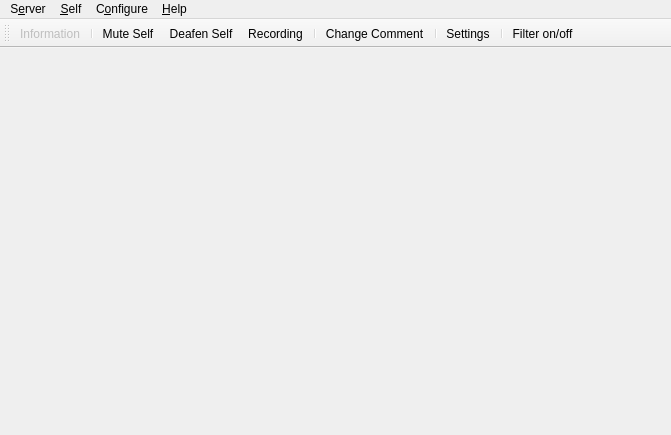
<?xml version="1.0" encoding="UTF-8"?>
<ui version="4.0">
 <class>MainWindow</class>
 <widget class="QMainWindow" name="MainWindow">
  <property name="geometry">
   <rect>
    <x>0</x>
    <y>0</y>
    <width>671</width>
    <height>435</height>
   </rect>
  </property>
  <property name="windowTitle">
   <string>Mumble</string>
  </property>
  <property name="dockOptions">
   <set>QMainWindow::AllowNestedDocks|QMainWindow::AnimatedDocks</set>
  </property>
  <property name="unifiedTitleAndToolBarOnMac">
   <bool>true</bool>
  </property>
  <widget class="UserView" name="qtvUsers">
   <property name="contextMenuPolicy">
    <enum>Qt::CustomContextMenu</enum>
   </property>
   <property name="acceptDrops">
    <bool>true</bool>
   </property>
   <property name="dragEnabled">
    <bool>true</bool>
   </property>
   <property name="rootIsDecorated">
    <bool>false</bool>
   </property>
   <property name="uniformRowHeights">
    <bool>true</bool>
   </property>
   <property name="headerHidden">
    <bool>true</bool>
   </property>
   <attribute name="headerVisible">
    <bool>false</bool>
   </attribute>
  </widget>
  <widget class="QMenuBar" name="menubar">
   <property name="geometry">
    <rect>
     <x>0</x>
     <y>0</y>
     <width>671</width>
     <height>21</height>
    </rect>
   </property>
   <widget class="QMenu" name="qmConfig">
    <property name="title">
     <string>C&amp;onfigure</string>
    </property>
    <addaction name="qaConfigDialog"/>
   </widget>
   <widget class="QMenu" name="qmHelp">
    <property name="title">
     <string>&amp;Help</string>
    </property>
    <addaction name="qaHelpWhatsThis"/>
    <addaction name="separator"/>
    <addaction name="qaHelpAbout"/>
    <addaction name="qaHelpAboutQt"/>
    <addaction name="separator"/>
    <addaction name="qaHelpVersionCheck"/>
   </widget>
   <widget class="QMenu" name="qmServer">
    <property name="title">
     <string>S&amp;erver</string>
    </property>
   </widget>
   <widget class="QMenu" name="qmSelf">
    <property name="title">
     <string>&amp;Self</string>
    </property>
    <addaction name="qaAudioMute"/>
    <addaction name="qaAudioDeaf"/>
    <addaction name="qaSelfPrioritySpeaker"/>
    <addaction name="separator"/>
    <addaction name="qaRecording"/>
    <addaction name="separator"/>
    <addaction name="qaSelfComment"/>
    <addaction name="qaServerTexture"/>
    <addaction name="qaServerTextureRemove"/>
    <addaction name="separator"/>
    <addaction name="qaSelfRegister"/>
    <addaction name="qaAudioStats"/>
   </widget>
   <addaction name="qmServer"/>
   <addaction name="qmSelf"/>
   <addaction name="qmConfig"/>
   <addaction name="qmHelp"/>
  </widget>
<!-- RM_DEBUG
  <widget class="QDockWidget" name="qdwLog">
   <property name="minimumSize">
    <size>
     <width>250</width>
     <height>93</height>
    </size>
   </property>
   <property name="features">
    <set>QDockWidget::DockWidgetClosable|QDockWidget::DockWidgetMovable</set>
   </property>
   <property name="windowTitle">
    <string>Log</string>
   </property>
   <attribute name="dockWidgetArea">
    <number>1</number>
   </attribute>
   <widget class="LogTextBrowser" name="qteLog">
    <property name="contextMenuPolicy">
     <enum>Qt::CustomContextMenu</enum>
    </property>
    <property name="whatsThis">
     <string>This shows all recent activity. Connecting to servers, errors and information messages all show up here.&lt;br /&gt;To configure exactly which messages show up here, use the &lt;b&gt;Settings&lt;/b&gt; command from the menu.</string>
    </property>
    <property name="openLinks">
     <bool>false</bool>
    </property>
   </widget>
  </widget>
-->
<!-- RM_DEBUG
  <widget class="QDockWidget" name="qdwChat">
   <property name="sizePolicy">
    <sizepolicy hsizetype="Preferred" vsizetype="Preferred">
     <horstretch>0</horstretch>
     <verstretch>0</verstretch>
    </sizepolicy>
   </property>
   <property name="toolTip">
    <string/>
   </property>
   <property name="whatsThis">
    <string>This is the chatbar&lt;br /&gt;If you enter text here and then press enter the text is sent to the user or channel that was selected. If nothing is selected the message is sent to your current channel.</string>
   </property>
   <property name="features">
    <set>QDockWidget::DockWidgetClosable|QDockWidget::DockWidgetMovable</set>
   </property>
   <property name="windowTitle">
    <string>Chatbar</string>
   </property>
   <attribute name="dockWidgetArea">
    <number>1</number>
   </attribute>
   <widget class="ChatbarTextEdit" name="qteChat">
    <property name="sizePolicy">
     <sizepolicy hsizetype="Expanding" vsizetype="MinimumExpanding">
      <horstretch>0</horstretch>
      <verstretch>0</verstretch>
     </sizepolicy>
    </property>
    <property name="maximumSize">
     <size>
      <width>16777215</width>
      <height>16777215</height>
     </size>
    </property>
    <property name="acceptRichText">
     <bool>false</bool>
    </property>
   </widget>
  </widget>
-->
  <widget class="QToolBar" name="qtIconToolbar">
   <property name="windowTitle">
    <string>Icon Toolbar</string>
   </property>
   <attribute name="toolBarArea">
    <enum>TopToolBarArea</enum>
   </attribute>
   <attribute name="toolBarBreak">
    <bool>false</bool>
   </attribute>
<!-- RM_DEBUG
   <addaction name="qaServerConnect"/>
-->
   <addaction name="qaServerInformation"/>
   <addaction name="separator"/>
   <addaction name="qaAudioMute"/>
   <addaction name="qaAudioDeaf"/>
   <addaction name="qaRecording"/>
   <addaction name="separator"/>
   <addaction name="qaSelfComment"/>
   <addaction name="separator"/>
   <addaction name="qaConfigDialog"/>
   <addaction name="separator"/>
   <addaction name="qaFilterToggle"/>
  </widget>
  <action name="qaQuit">
   <property name="text">
    <string>&amp;Quit Mumble</string>
   </property>
   <property name="toolTip">
    <string>Closes the program</string>
   </property>
   <property name="whatsThis">
    <string>Exits the application.</string>
   </property>
   <property name="shortcut">
    <string>Ctrl+Q</string>
   </property>
  </action>
  <action name="qaHide">
   <property name="text">
    <string>&amp;Hide Mumble</string>
   </property>
   <property name="toolTip">
    <string>Hides the main Mumble window.</string>
   </property>
   <property name="whatsThis">
    <string>Hides the main Mumble window. Restore by clicking on the tray icon or starting Mumble again.</string>
   </property>
  </action>
<!-- RM_DEBUG
  <action name="qaServerConnect">
   <property name="icon">
    <iconset>
     <normaloff>skin:categories/applications-internet.svg</normaloff>skin:categories/applications-internet.svg</iconset>
   </property>
   <property name="text">
    <string>&amp;Connect...</string>
   </property>
   <property name="toolTip">
    <string>Open the server connection dialog</string>
   </property>
   <property name="whatsThis">
    <string>Shows a dialog of registered servers, and also allows quick-connect.</string>
   </property>
   <property name="iconVisibleInMenu">
    <bool>false</bool>
   </property>
  </action>
  <action name="qaServerDisconnect">
   <property name="enabled">
    <bool>false</bool>
   </property>
   <property name="text">
    <string>&amp;Disconnect</string>
   </property>
   <property name="toolTip">
    <string>Disconnect from server</string>
   </property>
   <property name="whatsThis">
    <string>Disconnects you from the server.</string>
   </property>
  </action>
-->
  <action name="qaServerBanList">
   <property name="enabled">
    <bool>false</bool>
   </property>
   <property name="text">
    <string>&amp;Ban list...</string>
   </property>
   <property name="toolTip">
    <string>Edit ban list on server</string>
   </property>
   <property name="whatsThis">
    <string>This lets you edit the server-side IP ban list.</string>
   </property>
  </action>
  <action name="qaServerInformation">
   <property name="enabled">
    <bool>false</bool>
   </property>
   <property name="icon">
    <iconset>
     <normaloff>skin:Information_icon.svg</normaloff>skin:Information_icon.svg</iconset>
   </property>
   <property name="text">
    <string>&amp;Information...</string>
   </property>
   <property name="toolTip">
    <string>Show information about the server connection</string>
   </property>
   <property name="whatsThis">
    <string>This will show extended information about the connection to the server.</string>
   </property>
   <property name="iconVisibleInMenu">
    <bool>false</bool>
   </property>
  </action>
  <action name="qaUserKick">
   <property name="text">
    <string>&amp;Kick...</string>
   </property>
   <property name="toolTip">
    <string>Kick user (with reason)</string>
   </property>
   <property name="whatsThis">
    <string>Kick selected user off server. You'll be asked to specify a reason.</string>
   </property>
  </action>
  <action name="qaUserMute">
   <property name="checkable">
    <bool>true</bool>
   </property>
   <property name="text">
    <string>&amp;Mute</string>
   </property>
   <property name="toolTip">
    <string>Mute user</string>
   </property>
   <property name="whatsThis">
    <string>Mute or unmute user on server. Unmuting a deafened user will also undeafen them.</string>
   </property>
  </action>
  <action name="qaUserBan">
   <property name="text">
    <string>&amp;Ban...</string>
   </property>
   <property name="toolTip">
    <string>Kick and ban user (with reason)</string>
   </property>
   <property name="whatsThis">
    <string>Kick and ban selected user from server. You'll be asked to specify a reason.</string>
   </property>
  </action>
  <action name="qaUserDeaf">
   <property name="checkable">
    <bool>true</bool>
   </property>
   <property name="text">
    <string>&amp;Deafen</string>
   </property>
   <property name="toolTip">
    <string>Deafen user</string>
   </property>
   <property name="whatsThis">
    <string>Deafen or undeafen user on server. Deafening a user will also mute them.</string>
   </property>
  </action>
  <action name="qaUserLocalIgnore">
   <property name="checkable">
    <bool>true</bool>
   </property>
   <property name="text">
    <string>Ignore Messages</string>
   </property>
   <property name="toolTip">
    <string>Locally ignore user's text chat messages.</string>
   </property>
   <property name="whatsThis">
    <string>Silently drops all text messages from the user.</string>
   </property>
  </action>
  <action name="qaUserLocalVolume">
   <property name="text">
    <string>Local Volume Adjustment...</string>
   </property>
   <property name="toolTip">
    <string>Locally adjust the user's speech volume.</string>
   </property>
   <property name="whatsThis">
    <string>Opens a dialog with a volume slider. Use this on other users in the same room.</string>
   </property>
  </action>
  <action name="qaUserLocalMute">
   <property name="checkable">
    <bool>true</bool>
   </property>
   <property name="text">
    <string>&amp;Local Mute</string>
   </property>
   <property name="toolTip">
    <string>Mute user locally</string>
   </property>
   <property name="whatsThis">
    <string>Mute or unmute user locally. Use this on other users in the same room.</string>
   </property>
  </action>
<!-- RM_DEBUG
  <action name="qaUserTextMessage">
   <property name="text">
    <string>Send &amp;Message...</string>
   </property>
   <property name="toolTip">
    <string>Send a Text Message</string>
   </property>
   <property name="whatsThis">
    <string>Sends a text message to another user.</string>
   </property>
  </action>
-->
  <action name="qaChannelAdd">
   <property name="text">
    <string>&amp;Add...</string>
   </property>
   <property name="toolTip">
    <string>Add new channel</string>
   </property>
   <property name="whatsThis">
    <string>This adds a new sub-channel to the currently selected channel.</string>
   </property>
  </action>
  <action name="qaChannelRemove">
   <property name="text">
    <string>&amp;Remove...</string>
   </property>
   <property name="toolTip">
    <string>Remove channel</string>
   </property>
   <property name="whatsThis">
    <string>This removes a channel and all sub-channels.</string>
   </property>
  </action>
  <action name="qaChannelACL">
   <property name="text">
    <string>&amp;Edit...</string>
   </property>
   <property name="toolTip">
    <string>Edit Groups and ACL for channel</string>
   </property>
   <property name="whatsThis">
    <string>This opens the Group and ACL dialog for the channel, to control permissions.</string>
   </property>
  </action>
  <action name="qaChannelLink">
   <property name="text">
    <string>&amp;Link</string>
   </property>
   <property name="toolTip">
    <string>Link your channel to another channel</string>
   </property>
   <property name="whatsThis">
    <string>This links your current channel to the selected channel. If users in a channel have permission to speak in the other channel, users can now hear each other. This is a permanent link, and will last until manually unlinked or the server is restarted. Please see the shortcuts for push-to-link.</string>
   </property>
  </action>
  <action name="qaChannelUnlink">
   <property name="text">
    <string comment="Channel">&amp;Unlink</string>
   </property>
   <property name="toolTip">
    <string>Unlink your channel from another channel</string>
   </property>
   <property name="whatsThis">
    <string>This unlinks your current channel from the selected channel.</string>
   </property>
  </action>
  <action name="qaChannelUnlinkAll">
   <property name="text">
    <string>&amp;Unlink All</string>
   </property>
   <property name="toolTip">
    <string>Unlinks your channel from all linked channels.</string>
   </property>
   <property name="whatsThis">
    <string>This unlinks your current channel (not the selected one) from all linked channels.</string>
   </property>
  </action>
  <action name="qaAudioReset">
   <property name="text">
    <string>&amp;Reset</string>
   </property>
   <property name="toolTip">
    <string>Reset audio preprocessor</string>
   </property>
   <property name="whatsThis">
    <string>This will reset the audio preprocessor, including noise cancellation, automatic gain and voice activity detection. If something suddenly worsens the audio environment (like dropping the microphone) and it was temporary, use this to avoid having to wait for the preprocessor to readjust.</string>
   </property>
  </action>
  <action name="qaAudioMute">
   <property name="checkable">
    <bool>true</bool>
   </property>
   <property name="icon">
    <iconset>
     <normaloff>skin:actions/audio-input-microphone.svg</normaloff>
     <normalon>skin:actions/audio-input-microphone-muted.svg</normalon>
     <activeon>skin:actions/audio-input-microphone-muted.svg</activeon>skin:actions/audio-input-microphone.svg</iconset>
   </property>
   <property name="text">
    <string>&amp;Mute Self</string>
   </property>
   <property name="toolTip">
    <string>Mute yourself</string>
   </property>
   <property name="whatsThis">
    <string>Mute or unmute yourself. When muted, you will not send any data to the server. Unmuting while deafened will also undeafen.</string>
   </property>
   <property name="iconVisibleInMenu">
    <bool>false</bool>
   </property>
  </action>
  <action name="qaAudioDeaf">
   <property name="checkable">
    <bool>true</bool>
   </property>
   <property name="icon">
    <iconset>
     <normaloff>skin:self_undeafened.svg</normaloff>
     <normalon>skin:deafened_self.svg</normalon>
     <activeon>skin:deafened_self.svg</activeon>skin:self_undeafened.svg</iconset>
   </property>
   <property name="text">
    <string>&amp;Deafen Self</string>
   </property>
   <property name="toolTip">
    <string>Deafen yourself</string>
   </property>
   <property name="whatsThis">
    <string>Deafen or undeafen yourself. When deafened, you will not hear anything. Deafening yourself will also mute.</string>
   </property>
   <property name="iconVisibleInMenu">
    <bool>false</bool>
   </property>
  </action>
<!-- RM_DEBUG
  <action name="qaAudioTTS">
   <property name="checkable">
    <bool>true</bool>
   </property>
   <property name="text">
    <string>&amp;Text-To-Speech</string>
   </property>
   <property name="toolTip">
    <string>Toggle Text-To-Speech</string>
   </property>
   <property name="whatsThis">
    <string>Enable or disable the text-to-speech engine. Only messages enabled for TTS in the Configuration dialog will actually be spoken.</string>
   </property>
  </action>
-->
  <action name="qaAudioStats">
   <property name="text">
    <string>Audio S&amp;tatistics...</string>
   </property>
   <property name="toolTip">
    <string>Display audio statistics</string>
   </property>
   <property name="whatsThis">
    <string>Pops up a small dialog with information about your current audio input.</string>
   </property>
  </action>
  <action name="qaAudioUnlink">
   <property name="text">
    <string>&amp;Unlink Plugins</string>
   </property>
   <property name="toolTip">
    <string>Forcibly unlink plugin</string>
   </property>
   <property name="whatsThis">
    <string>This forces the current plugin to unlink, which is handy if it is reading completely wrong data.</string>
   </property>
  </action>
  <action name="qaConfigDialog">
   <property name="icon">
    <iconset>
     <normaloff>skin:config_basic.png</normaloff>skin:config_basic.png</iconset>
   </property>
   <property name="text">
    <string>&amp;Settings...</string>
   </property>
   <property name="toolTip">
    <string>Configure Mumble</string>
   </property>
   <property name="whatsThis">
    <string>Allows you to change most settings for Mumble.</string>
   </property>
   <property name="menuRole">
    <enum>QAction::PreferencesRole</enum>
   </property>
   <property name="iconVisibleInMenu">
    <bool>false</bool>
   </property>
  </action>
  <action name="qaFilterToggle">
   <property name="checkable">
    <bool>true</bool>
   </property>
   <property name="icon">
    <iconset>
     <normaloff>skin:filter_off.svg</normaloff>
     <normalon>skin:filter_on.svg</normalon>
     <activeon>skin:filter_on.svg</activeon>skin:filter_off.svg</iconset>
   </property>
   <property name="text">
    <string>&amp;Filter on/off</string>
   </property>
   <property name="toolTip">
    <string>Toggle the channel filter (Ctrl+F)</string>
   </property>
   <property name="whatsThis">
    <string>Enable or disable the filtering of select channels.
By default all empty channels will be filtered.
You can mark additional channels for filtering from
the channel's context menu.</string>
   </property>
   <property name="shortcut">
    <string>Ctrl+F</string>
   </property>
   <property name="iconVisibleInMenu">
    <bool>false</bool>
   </property>
  </action>
  <action name="qaAudioWizard">
   <property name="text">
    <string>&amp;Audio Wizard...</string>
   </property>
   <property name="toolTip">
    <string>Start the audio configuration wizard</string>
   </property>
   <property name="whatsThis">
    <string>This will guide you through the process of configuring your audio hardware.</string>
   </property>
  </action>
  <action name="qaDeveloperConsole">
   <property name="text">
    <string>Developer &amp;Console...</string>
   </property>
   <property name="toolTip">
    <string>Show the Developer Console</string>
   </property>
   <property name="whatsThis">
    <string>Shows the Mumble Developer Console, where Mumble's log output can be inspected.</string>
   </property>
  </action>
  <action name="qaHelpWhatsThis">
   <property name="text">
    <string>&amp;What's This?</string>
   </property>
   <property name="toolTip">
    <string>Enter What's This? mode</string>
   </property>
   <property name="whatsThis">
    <string>Click this to enter &quot;What's This?&quot; mode. Your cursor will turn into a question mark. Click on any button, menu choice or area to show a description of what it is.</string>
   </property>
  </action>
  <action name="qaHelpAbout">
   <property name="text">
    <string>&amp;About...</string>
   </property>
   <property name="toolTip">
    <string>Information about Mumble</string>
   </property>
   <property name="whatsThis">
    <string>Shows a small dialog with information and license for Mumble.</string>
   </property>
   <property name="menuRole">
    <enum>QAction::AboutRole</enum>
   </property>
  </action>
  <action name="qaHelpAboutSpeex">
   <property name="text">
    <string>About &amp;Speex...</string>
   </property>
   <property name="toolTip">
    <string>Information about Speex</string>
   </property>
   <property name="whatsThis">
    <string>Shows a small dialog with information about Speex.</string>
   </property>
   <property name="menuRole">
    <enum>QAction::ApplicationSpecificRole</enum>
   </property>
  </action>
  <action name="qaHelpAboutQt">
   <property name="text">
    <string>About &amp;Qt...</string>
   </property>
   <property name="toolTip">
    <string>Information about Qt</string>
   </property>
   <property name="whatsThis">
    <string>Shows a small dialog with information about Qt.</string>
   </property>
   <property name="menuRole">
    <enum>QAction::AboutQtRole</enum>
   </property>
  </action>
  <action name="qaHelpVersionCheck">
   <property name="text">
    <string>Check for &amp;Updates</string>
   </property>
   <property name="toolTip">
    <string>Check for new version of Mumble</string>
   </property>
   <property name="whatsThis">
    <string>Connects to the Mumble webpage to check if a new version is available, and notifies you with an appropriate download URL if this is the case.</string>
   </property>
  </action>
  <action name="qaChannelSendMessage">
   <property name="text">
    <string>Send &amp;Message...</string>
   </property>
   <property name="toolTip">
    <string>Send a Text Message</string>
   </property>
   <property name="whatsThis">
    <string>Sends a text message to all users in a channel.</string>
   </property>
  </action>
  <action name="qaChannelCopyURL">
   <property name="text">
    <string>&amp;Copy URL</string>
   </property>
   <property name="toolTip">
    <string>Copies a link to this channel to the clipboard.</string>
   </property>
   <property name="whatsThis">
    <string>Copies a link to this channel to the clipboard.</string>
   </property>
  </action>
  <action name="qaConfigMinimal">
   <property name="checkable">
    <bool>true</bool>
   </property>
   <property name="text">
    <string>&amp;Minimal View</string>
   </property>
   <property name="toolTip">
    <string>Toggle minimal window modes</string>
   </property>
   <property name="whatsThis">
    <string>This will toggle minimal mode, where the log window and menu is hidden.</string>
   </property>
  </action>
  <action name="qaConfigHideFrame">
   <property name="checkable">
    <bool>true</bool>
   </property>
   <property name="text">
    <string>Hide Frame</string>
   </property>
   <property name="toolTip">
    <string>Toggle showing frame on minimal window</string>
   </property>
   <property name="whatsThis">
    <string>This will toggle whether the minimal window should have a frame for moving and resizing.</string>
   </property>
  </action>
  <action name="qaConfigCert">
   <property name="text">
    <string>&amp;Certificate Wizard...</string>
   </property>
   <property name="toolTip">
    <string>Configure certificates for strong authentication</string>
   </property>
   <property name="whatsThis">
    <string>This starts the wizard for creating, importing and exporting certificates for authentication against servers.</string>
   </property>
  </action>
  <action name="qaUserRegister">
   <property name="text">
    <string>&amp;Register...</string>
   </property>
   <property name="toolTip">
    <string>Register user on server</string>
   </property>
   <property name="whatsThis">
    <string>This will permanently register the user on the server.</string>
   </property>
  </action>
  <action name="qaUserFriendAdd">
   <property name="text">
    <string>Add &amp;Friend</string>
   </property>
   <property name="toolTip">
    <string>Adds a user as your friend.</string>
   </property>
   <property name="whatsThis">
    <string>This will add the user as a friend, so you can recognize him on this and other servers.</string>
   </property>
  </action>
  <action name="qaUserFriendRemove">
   <property name="text">
    <string>&amp;Remove Friend</string>
   </property>
   <property name="toolTip">
    <string>Removes a user from your friends.</string>
   </property>
   <property name="whatsThis">
    <string>This will remove a user from your friends list.</string>
   </property>
  </action>
  <action name="qaUserFriendUpdate">
   <property name="text">
    <string>&amp;Update Friend</string>
   </property>
   <property name="toolTip">
    <string>Update name of your friend.</string>
   </property>
   <property name="whatsThis">
    <string>Your friend uses a different name than what is in your database. This will update the name.</string>
   </property>
  </action>
  <action name="qaServerUserList">
   <property name="text">
    <string>Registered &amp;Users...</string>
   </property>
   <property name="toolTip">
    <string>Edit registered users list</string>
   </property>
   <property name="whatsThis">
    <string>This opens the editor for registered users, which allow you to change their name or unregister them.</string>
   </property>
  </action>
  <action name="qaServerTexture">
   <property name="text">
    <string>Change &amp;Avatar...</string>
   </property>
   <property name="toolTip">
    <string>Change your avatar image on this server</string>
   </property>
  </action>
  <action name="qaServerTokens">
   <property name="text">
    <string>&amp;Access Tokens...</string>
   </property>
   <property name="toolTip">
    <string>Add or remove text-based access tokens</string>
   </property>
  </action>
  <action name="qaServerTextureRemove">
   <property name="text">
    <string>&amp;Remove Avatar</string>
   </property>
   <property name="toolTip">
    <string>Remove currently defined avatar image.</string>
   </property>
  </action>
  <action name="qaUserCommentReset">
   <property name="text">
    <string>Reset &amp;Comment...</string>
   </property>
   <property name="toolTip">
    <string>Reset the comment of the selected user.</string>
   </property>
  </action>
  <action name="qaUserTextureReset">
   <property name="text">
    <string>Reset &amp;Avatar...</string>
   </property>
   <property name="toolTip">
    <string>Reset the avatar of the selected user.</string>
   </property>
  </action>
<!-- RM_DEBUG
  <action name="qaChannelJoin">
   <property name="text">
    <string>&amp;Join Channel</string>
   </property>
  </action>
-->
  <action name="qaChannelFilter">
   <property name="checkable">
    <bool>true</bool>
   </property>
   <property name="text">
    <string>&amp;Hide Channel when Filtering</string>
   </property>
  </action>
  <action name="qaUserCommentView">
   <property name="text">
    <string>View Comment...</string>
   </property>
   <property name="toolTip">
    <string>View comment in editor</string>
   </property>
  </action>
  <action name="qaUserInformation">
   <property name="text">
    <string>&amp;Information...</string>
   </property>
   <property name="toolTip">
    <string>Query server for connection information for user</string>
   </property>
  </action>
  <action name="qaSelfComment">
   <property name="icon">
    <iconset>
     <normaloff>skin:self_comment.svg</normaloff>skin:self_comment.svg</iconset>
   </property>
   <property name="text">
    <string>&amp;Change Comment...</string>
   </property>
   <property name="toolTip">
    <string>Change your own comment</string>
   </property>
   <property name="iconVisibleInMenu">
    <bool>false</bool>
   </property>
  </action>
  <action name="qaSelfRegister">
   <property name="text">
    <string>R&amp;egister...</string>
   </property>
   <property name="toolTip">
    <string>Register yourself on the server</string>
   </property>
  </action>
  <action name="qaUserPrioritySpeaker">
   <property name="checkable">
    <bool>true</bool>
   </property>
   <property name="text">
    <string>Priority Speaker</string>
   </property>
  </action>
  <action name="qaSelfPrioritySpeaker">
   <property name="checkable">
    <bool>true</bool>
   </property>
   <property name="text">
    <string>Priority Speaker</string>
   </property>
  </action>
  <action name="qaRecording">
   <property name="icon">
    <iconset>
     <normaloff>skin:actions/media-record.svg</normaloff>skin:actions/media-record.svg</iconset>
   </property>
   <property name="text">
    <string>Recording</string>
   </property>
   <property name="iconVisibleInMenu">
    <bool>false</bool>
   </property>
  </action>
 </widget>
 <customwidgets>
  <customwidget>
   <class>UserView</class>
   <extends>QTreeView</extends>
   <header>UserView.h</header>
  </customwidget>
  <customwidget>
   <class>ChatbarTextEdit</class>
   <extends>QTextEdit</extends>
   <header>CustomElements.h</header>
  </customwidget>
  <customwidget>
   <class>LogTextBrowser</class>
   <extends>QTextBrowser</extends>
   <header>CustomElements.h</header>
  </customwidget>
 </customwidgets>
 <resources/>
 <connections/>
</ui>
